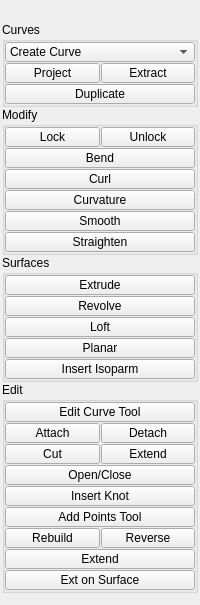
<?xml version="1.0" encoding="UTF-8"?>
<ui version="4.0">
 <class>QtUi</class>
 <widget class="QMainWindow" name="QtUi">
  <property name="enabled">
   <bool>true</bool>
  </property>
  <property name="geometry">
   <rect>
    <x>0</x>
    <y>0</y>
    <width>200</width>
    <height>605</height>
   </rect>
  </property>
  <property name="tabShape">
   <enum>QTabWidget::Triangular</enum>
  </property>
  <property name="dockNestingEnabled">
   <bool>true</bool>
  </property>
  <property name="dockOptions">
   <set>QMainWindow::AllowNestedDocks|QMainWindow::AllowTabbedDocks|QMainWindow::AnimatedDocks|QMainWindow::ForceTabbedDocks</set>
  </property>
  <widget class="QWidget" name="central_widget">
   <property name="minimumSize">
    <size>
     <width>200</width>
     <height>0</height>
    </size>
   </property>
   <layout class="QVBoxLayout" name="verticalLayout_2">
    <property name="leftMargin">
     <number>2</number>
    </property>
    <property name="topMargin">
     <number>2</number>
    </property>
    <property name="rightMargin">
     <number>2</number>
    </property>
    <property name="bottomMargin">
     <number>2</number>
    </property>
    <property name="spacing">
     <number>2</number>
    </property>
    <item>
     <layout class="QVBoxLayout" name="verticalLayout">
      <property name="spacing">
       <number>0</number>
      </property>
      <item>
       <widget class="Header" name="header" native="true">
        <property name="minimumSize">
         <size>
          <width>0</width>
          <height>20</height>
         </size>
        </property>
        <property name="font">
         <font>
          <weight>75</weight>
          <bold>true</bold>
         </font>
        </property>
        <property name="text" stdset="0">
         <string>NURBS</string>
        </property>
       </widget>
      </item>
      <item>
       <widget class="CollapsableGroup" name="CreateCurves">
        <property name="enabled">
         <bool>true</bool>
        </property>
        <property name="title">
         <string>Curves</string>
        </property>
        <layout class="QGridLayout" name="gridLayout">
         <property name="leftMargin">
          <number>0</number>
         </property>
         <property name="topMargin">
          <number>0</number>
         </property>
         <property name="rightMargin">
          <number>0</number>
         </property>
         <property name="bottomMargin">
          <number>0</number>
         </property>
         <property name="spacing">
          <number>1</number>
         </property>
         <item row="0" column="0" colspan="2">
          <widget class="ComboBox" name="cmb001">
           <property name="minimumSize">
            <size>
             <width>0</width>
             <height>20</height>
            </size>
           </property>
           <property name="maximumSize">
            <size>
             <width>16777215</width>
             <height>20</height>
            </size>
           </property>
           <property name="toolTip">
            <string>Select an object to create.</string>
           </property>
           <property name="editable">
            <bool>false</bool>
           </property>
           <property name="maxVisibleItems">
            <number>20</number>
           </property>
           <property name="maxCount">
            <number>200</number>
           </property>
           <property name="sizeAdjustPolicy">
            <enum>QComboBox::AdjustToContents</enum>
           </property>
           <property name="frame">
            <bool>true</bool>
           </property>
           <item>
            <property name="text">
             <string>Create Curve</string>
            </property>
           </item>
          </widget>
         </item>
         <item row="1" column="0">
          <widget class="QPushButton" name="b012">
           <property name="enabled">
            <bool>true</bool>
           </property>
           <property name="minimumSize">
            <size>
             <width>0</width>
             <height>20</height>
            </size>
           </property>
           <property name="maximumSize">
            <size>
             <width>16777215</width>
             <height>20</height>
            </size>
           </property>
           <property name="toolTip">
            <string>Project Curve on Surface</string>
           </property>
           <property name="text">
            <string>Project</string>
           </property>
           <property name="iconSize">
            <size>
             <width>18</width>
             <height>18</height>
            </size>
           </property>
          </widget>
         </item>
         <item row="1" column="1">
          <widget class="QPushButton" name="b016">
           <property name="enabled">
            <bool>true</bool>
           </property>
           <property name="minimumSize">
            <size>
             <width>0</width>
             <height>20</height>
            </size>
           </property>
           <property name="maximumSize">
            <size>
             <width>16777215</width>
             <height>20</height>
            </size>
           </property>
           <property name="toolTip">
            <string>Extract Curve from Poly Surface</string>
           </property>
           <property name="layoutDirection">
            <enum>Qt::LeftToRight</enum>
           </property>
           <property name="text">
            <string>Extract</string>
           </property>
           <property name="iconSize">
            <size>
             <width>18</width>
             <height>18</height>
            </size>
           </property>
          </widget>
         </item>
         <item row="2" column="0" colspan="2">
          <widget class="QPushButton" name="b014">
           <property name="enabled">
            <bool>true</bool>
           </property>
           <property name="minimumSize">
            <size>
             <width>0</width>
             <height>20</height>
            </size>
           </property>
           <property name="maximumSize">
            <size>
             <width>16777215</width>
             <height>20</height>
            </size>
           </property>
           <property name="toolTip">
            <string>Duplicate Surface Curves</string>
           </property>
           <property name="text">
            <string>Duplicate</string>
           </property>
           <property name="iconSize">
            <size>
             <width>18</width>
             <height>18</height>
            </size>
           </property>
          </widget>
         </item>
        </layout>
       </widget>
      </item>
      <item>
       <widget class="CollapsableGroup" name="ModifyCurves">
        <property name="enabled">
         <bool>true</bool>
        </property>
        <property name="title">
         <string>Modify</string>
        </property>
        <layout class="QGridLayout" name="gridLayout_3">
         <property name="leftMargin">
          <number>0</number>
         </property>
         <property name="topMargin">
          <number>0</number>
         </property>
         <property name="rightMargin">
          <number>0</number>
         </property>
         <property name="bottomMargin">
          <number>0</number>
         </property>
         <property name="spacing">
          <number>1</number>
         </property>
         <item row="0" column="0">
          <widget class="QPushButton" name="b018">
           <property name="enabled">
            <bool>true</bool>
           </property>
           <property name="minimumSize">
            <size>
             <width>0</width>
             <height>20</height>
            </size>
           </property>
           <property name="maximumSize">
            <size>
             <width>16777215</width>
             <height>20</height>
            </size>
           </property>
           <property name="toolTip">
            <string>Lock distance between CV's on selected curve</string>
           </property>
           <property name="text">
            <string>Lock</string>
           </property>
           <property name="iconSize">
            <size>
             <width>18</width>
             <height>18</height>
            </size>
           </property>
          </widget>
         </item>
         <item row="0" column="1">
          <widget class="QPushButton" name="b019">
           <property name="enabled">
            <bool>true</bool>
           </property>
           <property name="minimumSize">
            <size>
             <width>0</width>
             <height>20</height>
            </size>
           </property>
           <property name="maximumSize">
            <size>
             <width>16777215</width>
             <height>20</height>
            </size>
           </property>
           <property name="toolTip">
            <string>Unlock distance between CV's on selected curve</string>
           </property>
           <property name="text">
            <string>Unlock</string>
           </property>
           <property name="iconSize">
            <size>
             <width>18</width>
             <height>18</height>
            </size>
           </property>
          </widget>
         </item>
         <item row="1" column="0" colspan="2">
          <widget class="QPushButton" name="b020">
           <property name="enabled">
            <bool>true</bool>
           </property>
           <property name="minimumSize">
            <size>
             <width>0</width>
             <height>20</height>
            </size>
           </property>
           <property name="maximumSize">
            <size>
             <width>16777215</width>
             <height>20</height>
            </size>
           </property>
           <property name="toolTip">
            <string>Bend Selected Curves or Curve CV's</string>
           </property>
           <property name="text">
            <string>Bend</string>
           </property>
           <property name="iconSize">
            <size>
             <width>18</width>
             <height>18</height>
            </size>
           </property>
          </widget>
         </item>
         <item row="2" column="0" colspan="2">
          <widget class="QPushButton" name="b022">
           <property name="enabled">
            <bool>true</bool>
           </property>
           <property name="minimumSize">
            <size>
             <width>0</width>
             <height>20</height>
            </size>
           </property>
           <property name="maximumSize">
            <size>
             <width>16777215</width>
             <height>20</height>
            </size>
           </property>
           <property name="toolTip">
            <string>Curl Selected Curve or Curve CV's</string>
           </property>
           <property name="text">
            <string>Curl</string>
           </property>
           <property name="iconSize">
            <size>
             <width>18</width>
             <height>18</height>
            </size>
           </property>
          </widget>
         </item>
         <item row="3" column="0" colspan="2">
          <widget class="QPushButton" name="b024">
           <property name="enabled">
            <bool>true</bool>
           </property>
           <property name="minimumSize">
            <size>
             <width>0</width>
             <height>20</height>
            </size>
           </property>
           <property name="maximumSize">
            <size>
             <width>16777215</width>
             <height>20</height>
            </size>
           </property>
           <property name="toolTip">
            <string>Scale the Curvature of the Selected Curve or Curve CV's</string>
           </property>
           <property name="text">
            <string>Curvature</string>
           </property>
           <property name="iconSize">
            <size>
             <width>18</width>
             <height>18</height>
            </size>
           </property>
          </widget>
         </item>
         <item row="4" column="0" colspan="2">
          <widget class="QPushButton" name="b026">
           <property name="enabled">
            <bool>true</bool>
           </property>
           <property name="minimumSize">
            <size>
             <width>0</width>
             <height>20</height>
            </size>
           </property>
           <property name="maximumSize">
            <size>
             <width>16777215</width>
             <height>20</height>
            </size>
           </property>
           <property name="toolTip">
            <string>Smooth Selected Curves or Curve CV's</string>
           </property>
           <property name="text">
            <string>Smooth</string>
           </property>
           <property name="iconSize">
            <size>
             <width>18</width>
             <height>18</height>
            </size>
           </property>
          </widget>
         </item>
         <item row="5" column="0" colspan="2">
          <widget class="QPushButton" name="b028">
           <property name="enabled">
            <bool>true</bool>
           </property>
           <property name="minimumSize">
            <size>
             <width>0</width>
             <height>20</height>
            </size>
           </property>
           <property name="maximumSize">
            <size>
             <width>16777215</width>
             <height>20</height>
            </size>
           </property>
           <property name="toolTip">
            <string>Straighten Selected Curves or Curve CV's</string>
           </property>
           <property name="text">
            <string>Straighten</string>
           </property>
           <property name="iconSize">
            <size>
             <width>18</width>
             <height>18</height>
            </size>
           </property>
          </widget>
         </item>
        </layout>
       </widget>
      </item>
      <item>
       <widget class="CollapsableGroup" name="Surfaces">
        <property name="enabled">
         <bool>true</bool>
        </property>
        <property name="title">
         <string>Surfaces</string>
        </property>
        <layout class="QVBoxLayout" name="verticalLayout_3">
         <property name="spacing">
          <number>1</number>
         </property>
         <property name="leftMargin">
          <number>0</number>
         </property>
         <property name="topMargin">
          <number>0</number>
         </property>
         <property name="rightMargin">
          <number>0</number>
         </property>
         <property name="bottomMargin">
          <number>0</number>
         </property>
         <item>
          <widget class="QPushButton" name="b030">
           <property name="enabled">
            <bool>true</bool>
           </property>
           <property name="minimumSize">
            <size>
             <width>0</width>
             <height>20</height>
            </size>
           </property>
           <property name="maximumSize">
            <size>
             <width>16777215</width>
             <height>20</height>
            </size>
           </property>
           <property name="toolTip">
            <string>Extrude Curve Profile</string>
           </property>
           <property name="text">
            <string>Extrude</string>
           </property>
           <property name="iconSize">
            <size>
             <width>18</width>
             <height>18</height>
            </size>
           </property>
          </widget>
         </item>
         <item>
          <widget class="PushButton" name="tb000">
           <property name="enabled">
            <bool>true</bool>
           </property>
           <property name="minimumSize">
            <size>
             <width>0</width>
             <height>20</height>
            </size>
           </property>
           <property name="maximumSize">
            <size>
             <width>16777215</width>
             <height>20</height>
            </size>
           </property>
           <property name="toolTip">
            <string>Revolve Curve Profile</string>
           </property>
           <property name="text">
            <string>Revolve</string>
           </property>
           <property name="iconSize">
            <size>
             <width>18</width>
             <height>18</height>
            </size>
           </property>
          </widget>
         </item>
         <item>
          <widget class="PushButton" name="tb001">
           <property name="enabled">
            <bool>true</bool>
           </property>
           <property name="minimumSize">
            <size>
             <width>0</width>
             <height>20</height>
            </size>
           </property>
           <property name="maximumSize">
            <size>
             <width>16777215</width>
             <height>20</height>
            </size>
           </property>
           <property name="toolTip">
            <string>Loft Curve Profile</string>
           </property>
           <property name="text">
            <string>Loft</string>
           </property>
           <property name="iconSize">
            <size>
             <width>18</width>
             <height>18</height>
            </size>
           </property>
          </widget>
         </item>
         <item>
          <widget class="QPushButton" name="b036">
           <property name="enabled">
            <bool>true</bool>
           </property>
           <property name="minimumSize">
            <size>
             <width>0</width>
             <height>20</height>
            </size>
           </property>
           <property name="maximumSize">
            <size>
             <width>16777215</width>
             <height>20</height>
            </size>
           </property>
           <property name="toolTip">
            <string>Create Nurbs Plane</string>
           </property>
           <property name="text">
            <string>Planar</string>
           </property>
           <property name="iconSize">
            <size>
             <width>18</width>
             <height>18</height>
            </size>
           </property>
          </widget>
         </item>
         <item>
          <widget class="QPushButton" name="b038">
           <property name="enabled">
            <bool>true</bool>
           </property>
           <property name="minimumSize">
            <size>
             <width>0</width>
             <height>20</height>
            </size>
           </property>
           <property name="maximumSize">
            <size>
             <width>16777215</width>
             <height>20</height>
            </size>
           </property>
           <property name="toolTip">
            <string>Select curve point(s) or surface isoparm(s)</string>
           </property>
           <property name="text">
            <string>Insert Isoparm</string>
           </property>
           <property name="iconSize">
            <size>
             <width>18</width>
             <height>18</height>
            </size>
           </property>
          </widget>
         </item>
        </layout>
       </widget>
      </item>
      <item>
       <widget class="CollapsableGroup" name="EditCurves">
        <property name="enabled">
         <bool>true</bool>
        </property>
        <property name="title">
         <string>Edit</string>
        </property>
        <layout class="QGridLayout" name="gridLayout_4">
         <property name="leftMargin">
          <number>0</number>
         </property>
         <property name="topMargin">
          <number>0</number>
         </property>
         <property name="rightMargin">
          <number>0</number>
         </property>
         <property name="bottomMargin">
          <number>0</number>
         </property>
         <property name="spacing">
          <number>1</number>
         </property>
         <item row="0" column="0" colspan="2">
          <widget class="QPushButton" name="b040">
           <property name="enabled">
            <bool>true</bool>
           </property>
           <property name="minimumSize">
            <size>
             <width>0</width>
             <height>20</height>
            </size>
           </property>
           <property name="maximumSize">
            <size>
             <width>16777215</width>
             <height>20</height>
            </size>
           </property>
           <property name="toolTip">
            <string>Select a Curve or Curve on a Surface</string>
           </property>
           <property name="text">
            <string>Edit Curve Tool</string>
           </property>
           <property name="iconSize">
            <size>
             <width>18</width>
             <height>18</height>
            </size>
           </property>
          </widget>
         </item>
         <item row="1" column="0">
          <widget class="QPushButton" name="b041">
           <property name="enabled">
            <bool>true</bool>
           </property>
           <property name="minimumSize">
            <size>
             <width>0</width>
             <height>20</height>
            </size>
           </property>
           <property name="maximumSize">
            <size>
             <width>16777215</width>
             <height>20</height>
            </size>
           </property>
           <property name="toolTip">
            <string>Attach Curve Options</string>
           </property>
           <property name="text">
            <string>Attach</string>
           </property>
           <property name="iconSize">
            <size>
             <width>18</width>
             <height>18</height>
            </size>
           </property>
          </widget>
         </item>
         <item row="1" column="1">
          <widget class="QPushButton" name="b042">
           <property name="enabled">
            <bool>true</bool>
           </property>
           <property name="minimumSize">
            <size>
             <width>0</width>
             <height>20</height>
            </size>
           </property>
           <property name="maximumSize">
            <size>
             <width>16777215</width>
             <height>20</height>
            </size>
           </property>
           <property name="toolTip">
            <string extracomment="Select the curve point at which you want to split the curve and choose Curves &gt; Detach Curves.  When construction history is on, you can select the detach node and use the Show Manipulator tool to edit the detach point.">Detach Curve</string>
           </property>
           <property name="statusTip">
            <string/>
           </property>
           <property name="whatsThis">
            <string/>
           </property>
           <property name="text">
            <string>Detach</string>
           </property>
           <property name="iconSize">
            <size>
             <width>18</width>
             <height>18</height>
            </size>
           </property>
          </widget>
         </item>
         <item row="2" column="0">
          <widget class="QPushButton" name="b045">
           <property name="enabled">
            <bool>true</bool>
           </property>
           <property name="minimumSize">
            <size>
             <width>0</width>
             <height>20</height>
            </size>
           </property>
           <property name="maximumSize">
            <size>
             <width>16777215</width>
             <height>20</height>
            </size>
           </property>
           <property name="toolTip">
            <string>Cut Curves Where they Intersect</string>
           </property>
           <property name="text">
            <string>Cut</string>
           </property>
           <property name="iconSize">
            <size>
             <width>18</width>
             <height>18</height>
            </size>
           </property>
          </widget>
         </item>
         <item row="2" column="1">
          <widget class="QPushButton" name="b043">
           <property name="enabled">
            <bool>true</bool>
           </property>
           <property name="minimumSize">
            <size>
             <width>0</width>
             <height>20</height>
            </size>
           </property>
           <property name="maximumSize">
            <size>
             <width>16777215</width>
             <height>20</height>
            </size>
           </property>
           <property name="toolTip">
            <string>Extend Curve Options</string>
           </property>
           <property name="text">
            <string>Extend</string>
           </property>
           <property name="iconSize">
            <size>
             <width>18</width>
             <height>18</height>
            </size>
           </property>
          </widget>
         </item>
         <item row="3" column="0" colspan="2">
          <widget class="QPushButton" name="b046">
           <property name="enabled">
            <bool>true</bool>
           </property>
           <property name="minimumSize">
            <size>
             <width>0</width>
             <height>20</height>
            </size>
           </property>
           <property name="maximumSize">
            <size>
             <width>16777215</width>
             <height>20</height>
            </size>
           </property>
           <property name="toolTip">
            <string>Toggle Open/Close Curve</string>
           </property>
           <property name="text">
            <string>Open/Close</string>
           </property>
           <property name="autoDefault">
            <bool>true</bool>
           </property>
           <property name="default">
            <bool>false</bool>
           </property>
           <property name="flat">
            <bool>false</bool>
           </property>
          </widget>
         </item>
         <item row="4" column="0" colspan="2">
          <widget class="QPushButton" name="b047">
           <property name="enabled">
            <bool>true</bool>
           </property>
           <property name="minimumSize">
            <size>
             <width>0</width>
             <height>20</height>
            </size>
           </property>
           <property name="maximumSize">
            <size>
             <width>16777215</width>
             <height>20</height>
            </size>
           </property>
           <property name="toolTip">
            <string>Insert Knot In Curve</string>
           </property>
           <property name="text">
            <string>Insert Knot</string>
           </property>
           <property name="iconSize">
            <size>
             <width>18</width>
             <height>18</height>
            </size>
           </property>
          </widget>
         </item>
         <item row="5" column="0" colspan="2">
          <widget class="QPushButton" name="b049">
           <property name="enabled">
            <bool>true</bool>
           </property>
           <property name="minimumSize">
            <size>
             <width>0</width>
             <height>20</height>
            </size>
           </property>
           <property name="maximumSize">
            <size>
             <width>16777215</width>
             <height>20</height>
            </size>
           </property>
           <property name="toolTip">
            <string>Select the Curve to Add Points</string>
           </property>
           <property name="text">
            <string>Add Points Tool</string>
           </property>
           <property name="iconSize">
            <size>
             <width>18</width>
             <height>18</height>
            </size>
           </property>
          </widget>
         </item>
         <item row="6" column="0">
          <widget class="QPushButton" name="b050">
           <property name="enabled">
            <bool>true</bool>
           </property>
           <property name="minimumSize">
            <size>
             <width>0</width>
             <height>20</height>
            </size>
           </property>
           <property name="maximumSize">
            <size>
             <width>16777215</width>
             <height>20</height>
            </size>
           </property>
           <property name="toolTip">
            <string>Rebuild Curve Options</string>
           </property>
           <property name="text">
            <string>Rebuild</string>
           </property>
           <property name="autoDefault">
            <bool>true</bool>
           </property>
           <property name="default">
            <bool>false</bool>
           </property>
           <property name="flat">
            <bool>false</bool>
           </property>
          </widget>
         </item>
         <item row="6" column="1">
          <widget class="QPushButton" name="b051">
           <property name="enabled">
            <bool>true</bool>
           </property>
           <property name="minimumSize">
            <size>
             <width>0</width>
             <height>20</height>
            </size>
           </property>
           <property name="maximumSize">
            <size>
             <width>16777215</width>
             <height>20</height>
            </size>
           </property>
           <property name="toolTip">
            <string>Reverse Curve Direction</string>
           </property>
           <property name="text">
            <string>Reverse</string>
           </property>
           <property name="iconSize">
            <size>
             <width>18</width>
             <height>18</height>
            </size>
           </property>
          </widget>
         </item>
         <item row="7" column="0" colspan="2">
          <widget class="QPushButton" name="b052">
           <property name="enabled">
            <bool>true</bool>
           </property>
           <property name="minimumSize">
            <size>
             <width>0</width>
             <height>20</height>
            </size>
           </property>
           <property name="maximumSize">
            <size>
             <width>16777215</width>
             <height>20</height>
            </size>
           </property>
           <property name="toolTip">
            <string>Extend Curve: Select curve(s) or curve on surface(s)</string>
           </property>
           <property name="text">
            <string>Extend</string>
           </property>
           <property name="iconSize">
            <size>
             <width>18</width>
             <height>18</height>
            </size>
           </property>
          </widget>
         </item>
         <item row="8" column="0" colspan="2">
          <widget class="QPushButton" name="b054">
           <property name="enabled">
            <bool>true</bool>
           </property>
           <property name="minimumSize">
            <size>
             <width>0</width>
             <height>20</height>
            </size>
           </property>
           <property name="maximumSize">
            <size>
             <width>16777215</width>
             <height>20</height>
            </size>
           </property>
           <property name="toolTip">
            <string>Extend Curve on Surface: Select Curve(s) on Surface</string>
           </property>
           <property name="text">
            <string>Ext on Surface</string>
           </property>
           <property name="iconSize">
            <size>
             <width>18</width>
             <height>18</height>
            </size>
           </property>
          </widget>
         </item>
        </layout>
       </widget>
      </item>
      <item>
       <spacer name="verticalSpacer">
        <property name="orientation">
         <enum>Qt::Vertical</enum>
        </property>
        <property name="sizeHint" stdset="0">
         <size>
          <width>0</width>
          <height>10</height>
         </size>
        </property>
       </spacer>
      </item>
     </layout>
    </item>
   </layout>
  </widget>
 </widget>
 <customwidgets>
  <customwidget>
   <class>Header</class>
   <extends>QWidget</extends>
   <header>uitk.widgets.header</header>
  </customwidget>
  <customwidget>
   <class>PushButton</class>
   <extends>QPushButton</extends>
   <header>widgets.pushbutton.h</header>
  </customwidget>
  <customwidget>
   <class>ComboBox</class>
   <extends>QComboBox</extends>
   <header>uitk.widgets.comboBox.ComboBox.h</header>
  </customwidget>
  <customwidget>
   <class>CollapsableGroup</class>
   <extends>QGroupBox</extends>
   <header>uitk.widgets.collapsableGroup.CollapsableGroup.h</header>
   <container>1</container>
  </customwidget>
 </customwidgets>
 <resources/>
 <connections/>
 <designerdata>
  <property name="gridDeltaX">
   <number>5</number>
  </property>
  <property name="gridDeltaY">
   <number>5</number>
  </property>
  <property name="gridSnapX">
   <bool>true</bool>
  </property>
  <property name="gridSnapY">
   <bool>true</bool>
  </property>
  <property name="gridVisible">
   <bool>true</bool>
  </property>
 </designerdata>
</ui>
